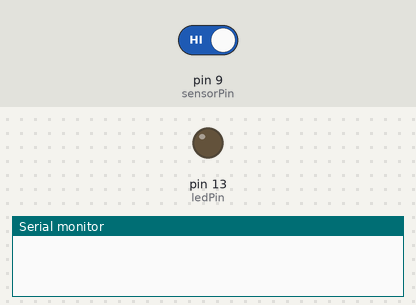
Bench run of a sketch on a simulated Arduino Uno, built with avr-gcc and run on an emulated ATmega328P. Parts: output pins drawn as LEDs (lit = HIGH), the last lines printed to the serial monitor. The inputs (shaded band) are chosen by the test bench; at power-on: pin 9 (sensorPin) HIGH.

Above: at 1.3 s.
1.4 s: pin 9 (sensorPin) driven LOW
At 2.0 s:
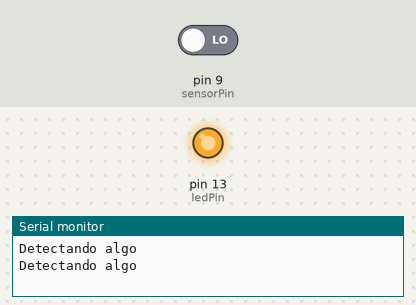
3.0 s: pin 9 (sensorPin) driven HIGH
At 4.4 s:
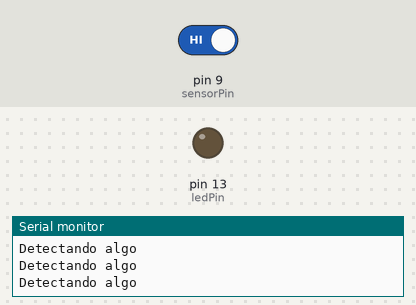
Timing chart, 0 to 6.0 s (numbered marks = the images above; inputs shaded):
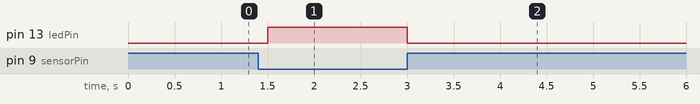

The sketch:

sensor_ir.ino
```cpp
const int sensorPin = 9;
int ledPin = 13;
void setup() {
  // put your setup code here, to run once:
  Serial.begin(9600);
  pinMode(sensorPin, INPUT);
  pinMode(ledPin, OUTPUT);

}

void loop() {
  // put your main code here, to run repeatedly:
int value = 0;
value = digitalRead(sensorPin);

if (value == LOW){
  Serial.println("Detectando algo");
  digitalWrite(ledPin,HIGH);

}else {
  digitalWrite(ledPin, LOW);
  }
delay(250);

}
```

Measured:
- after the input at 1.4 s, pin 13 (ledPin): LOW → HIGH after 0.10 s
- after the input at 3.0 s, pin 13 (ledPin): HIGH → LOW at once
